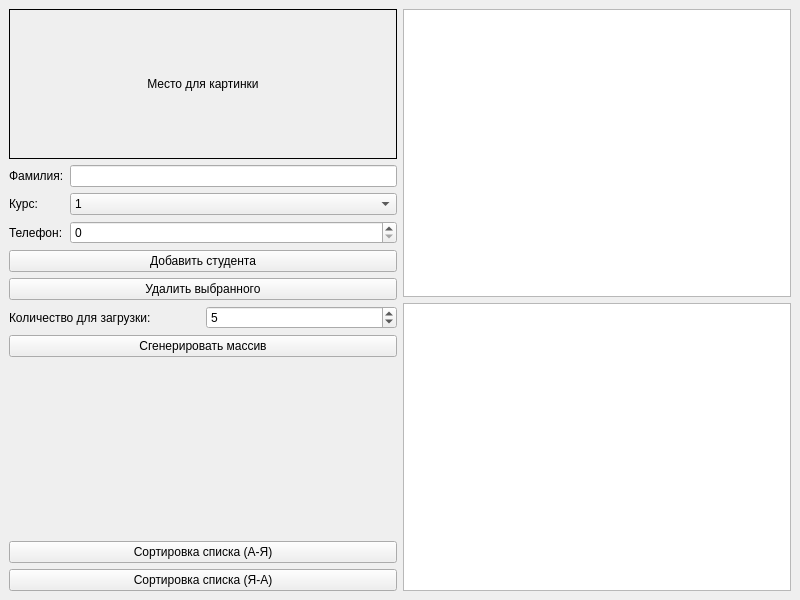
<?xml version="1.0" encoding="UTF-8"?>
<ui version="4.0">
 <class>MainWindow</class>
 <widget class="QMainWindow" name="MainWindow">
  <property name="geometry">
   <rect>
    <x>0</x>
    <y>0</y>
    <width>800</width>
    <height>600</height>
   </rect>
  </property>
  <property name="windowTitle">
   <string>Студенческая База (Задание №1)</string>
  </property>
  <widget class="QWidget" name="centralwidget">
   <layout class="QHBoxLayout" name="horizontalLayout">
    <item>
     <layout class="QVBoxLayout" name="leftLayout">
      <item>
       <widget class="QLabel" name="labelImage">
        <property name="minimumSize">
         <size>
          <width>200</width>
          <height>150</height>
         </size>
        </property>
        <property name="frameShape">
         <enum>QFrame::Box</enum>
        </property>
        <property name="text">
         <string>Место для картинки</string>
        </property>
        <property name="alignment">
         <set>Qt::AlignCenter</set>
        </property>
       </widget>
      </item>
      <item>
       <layout class="QFormLayout" name="formLayout">
        <item row="0" column="0">
         <widget class="QLabel" name="label">
          <property name="text">
           <string>Фамилия:</string>
          </property>
         </widget>
        </item>
        <item row="0" column="1">
         <widget class="QLineEdit" name="lineEditSurname"/>
        </item>
        <item row="1" column="0">
         <widget class="QLabel" name="label_2">
          <property name="text">
           <string>Курс:</string>
          </property>
         </widget>
        </item>
        <item row="1" column="1">
         <widget class="QComboBox" name="comboBoxCourse">
          <item>
           <property name="text">
            <string>1</string>
           </property>
          </item>
          <item>
           <property name="text">
            <string>2</string>
           </property>
          </item>
          <item>
           <property name="text">
            <string>3</string>
           </property>
          </item>
          <item>
           <property name="text">
            <string>4</string>
           </property>
          </item>
          <item>
           <property name="text">
            <string>5</string>
           </property>
          </item>
         </widget>
        </item>
        <item row="2" column="0">
         <widget class="QLabel" name="label_3">
          <property name="text">
           <string>Телефон:</string>
          </property>
         </widget>
        </item>
        <item row="2" column="1">
         <widget class="QSpinBox" name="spinBoxPhone">
          <property name="maximum">
           <number>2147483647</number>
          </property>
         </widget>
        </item>
       </layout>
      </item>
      <item>
       <widget class="QPushButton" name="btnAdd">
        <property name="text">
         <string>Добавить студента</string>
        </property>
       </widget>
      </item>
      <item>
       <widget class="QPushButton" name="btnDelete">
        <property name="text">
         <string>Удалить выбранного</string>
        </property>
       </widget>
      </item>
      <item>
       <layout class="QHBoxLayout" name="horizontalLayout_3">
        <item>
         <widget class="QLabel" name="label_4">
          <property name="text">
           <string>Количество для загрузки:</string>
          </property>
         </widget>
        </item>
        <item>
         <widget class="QSpinBox" name="spinBoxCount">
          <property name="minimum">
           <number>1</number>
          </property>
          <property name="value">
           <number>5</number>
          </property>
         </widget>
        </item>
       </layout>
      </item>
      <item>
       <widget class="QPushButton" name="btnGenerate">
        <property name="text">
         <string>Сгенерировать массив</string>
        </property>
       </widget>
      </item>
      <item>
       <spacer name="verticalSpacer">
        <property name="orientation">
         <enum>Qt::Vertical</enum>
        </property>
        <property name="sizeHint" stdset="0">
         <size>
          <width>20</width>
          <height>40</height>
         </size>
        </property>
       </spacer>
      </item>
      <item>
       <widget class="QPushButton" name="btnSortAsc">
        <property name="text">
         <string>Сортировка списка (А-Я)</string>
        </property>
       </widget>
      </item>
      <item>
       <widget class="QPushButton" name="btnSortDesc">
        <property name="text">
         <string>Сортировка списка (Я-А)</string>
        </property>
       </widget>
      </item>
     </layout>
    </item>
    <item>
     <layout class="QVBoxLayout" name="rightLayout">
      <item>
       <widget class="QTableWidget" name="tableWidget">
        <property name="sortingEnabled">
         <bool>true</bool>
        </property>
       </widget>
      </item>
      <item>
       <widget class="QListWidget" name="listWidget"/>
      </item>
     </layout>
    </item>
   </layout>
  </widget>
 </widget>
 <resources/>
 <connections/>
</ui>
